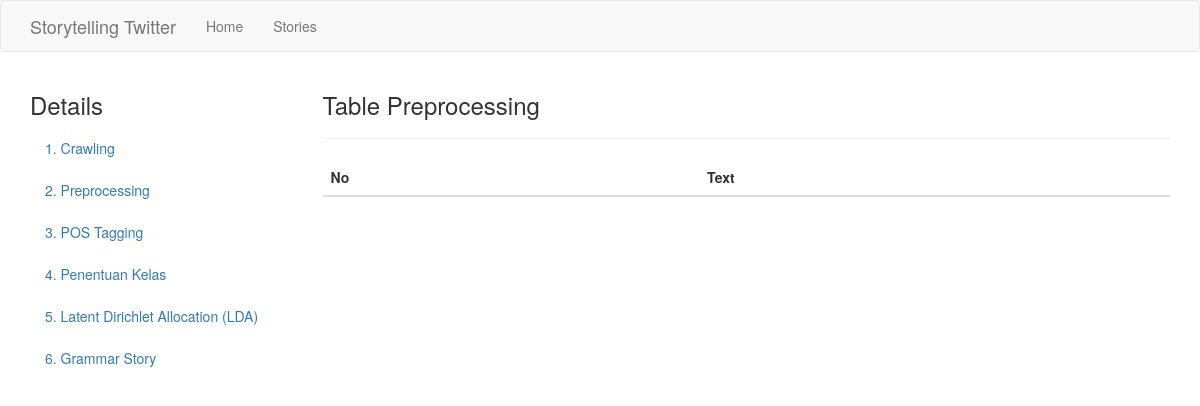
/stories/1/details/preprocessing, run on an earlier commit of the app's database.
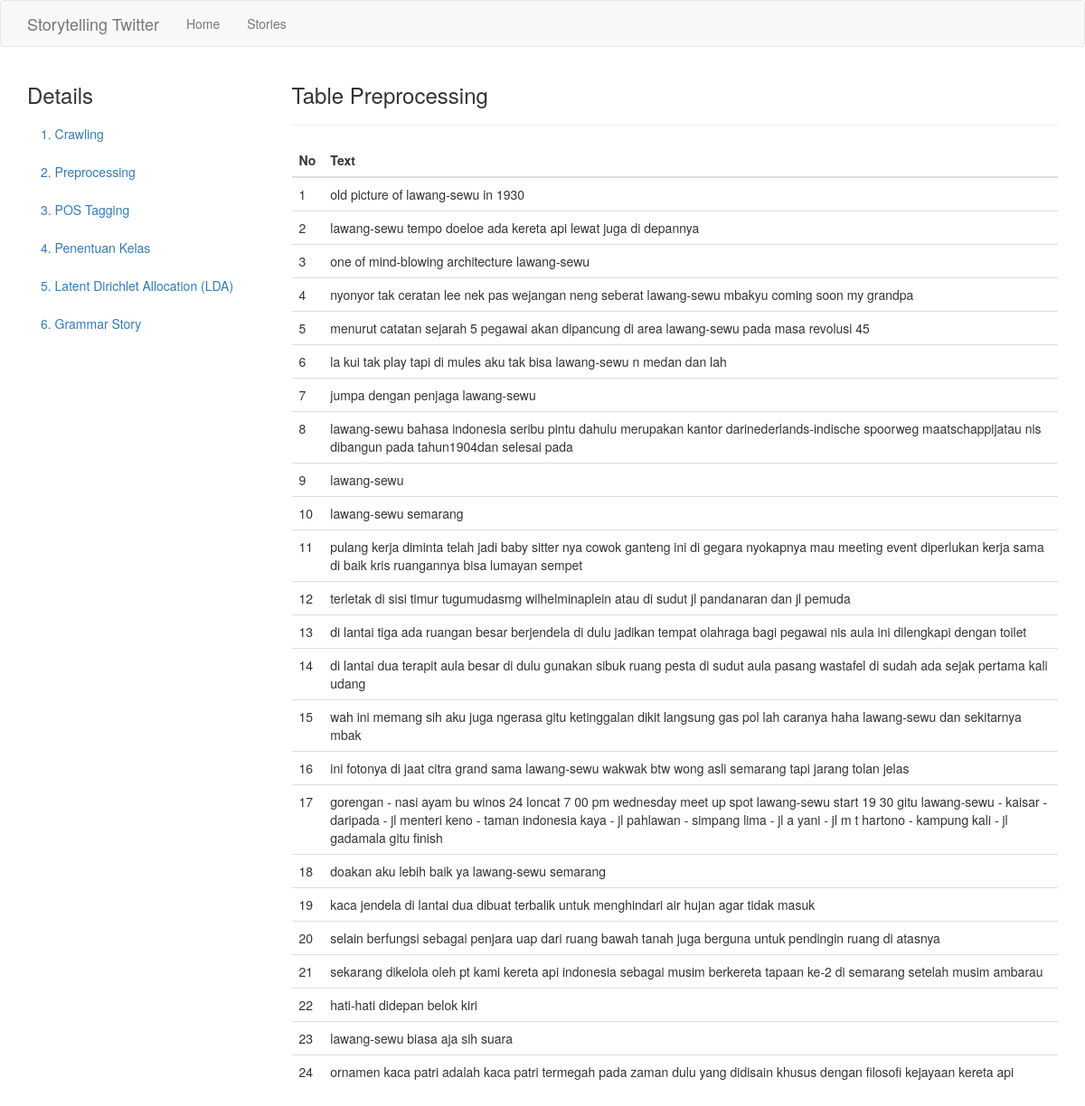
And on a later commit of the database.
### app/models.py (models this page shows, shortened)
class Preprocess(db.Model):
    __tablename__ = 'preprocess'
    id = db.Column(db.Integer, primary_key=True)
    text = db.Column(db.String(200))
    tweet_id = db.Column(db.Integer, db.ForeignKey('tweet.id'), nullable=False)
    crawler_id = db.Column(db.Integer, db.ForeignKey('crawler.id'), nullable=False)

### app/main/routes.py (the view)
@bp.route('/stories/<int:id>/details/preprocessing', methods=['GET', 'POST'])
def get_preprocessing(id):
    preprocess = Preprocess.query.filter_by(crawler_id=id)
    return render_template("details_preprocessing.html", crawler_id=id, preprocess=preprocess)

### app/templates/details_preprocessing.html (shortened to what this page needs)
{% extends 'bootstrap/base.html' %}
{% block head %}
{{super()}}
<link rel="stylesheet" href="https://maxcdn.bootstrapcdn.com/bootstrap/3.3.7/css/bootstrap.min.css">
<link rel="stylesheet" href="https://cdn.datatables.net/1.10.19/css/dataTables.bootstrap.min.css">
{% endblock %}
{% block navbar %}
<nav class="navbar navbar-default">
  <div class="container">
    <div class="navbar-header">
      <a class="navbar-brand" href="{{ url_for('main.index') }}">{{ _('Storytelling Twitter') }}</a>
    </div>
    <div class="collapse navbar-collapse" id="bs-example-navbar-collapse-1">
      <ul class="nav navbar-nav">
        <li><a href="{{ url_for('main.index') }}">{{ _('Home') }}</a></li>
        <li><a href="{{ url_for('main.stories') }}">{{ _('Stories') }}</a></li>
      </ul>
    </div>
  </div>
</nav>
{% endblock %}
{% block content %}
<div class="container">
  <div class="row">
    <nav class="col-sm-3" id="myScrollspy">
      <ol class="nav nav-stacked" id="sidebar" data-spy="affix" data-offset-top="0">
        <h3>Details</h3>
        <li><a href="{{url_for('main.get_crawling', id=crawler_id)}}">1. Crawling</a></li>
        <li><a href="{{url_for('main.get_preprocessing', id=crawler_id)}}">2. Preprocessing</span></a></li>
        <li><a href="{{url_for('main.get_postag', id=crawler_id)}}">3. POS Tagging</a></li>
        <li><a href="{{url_for('main.get_kelas', id=crawler_id)}}">4. Penentuan Kelas</a></li>
        <li><a href="{{url_for('main.get_lda', id=crawler_id)}}">5. Latent Dirichlet Allocation (LDA)</a></li>
        <li><a href="{{url_for('main.get_grammar_story', id=crawler_id)}}">6. Grammar Story</a></li>
      </ol>
    </nav>
    <div class="col-md-9">
      <h3>Table Preprocessing</h3>
      <hr>
      <table class="table table-stripped" id="tblPreprocessing">
        <thead>
          <th>No</th>
          <th>Text</th>
        </thead>
        <tbody>
          {% set ns = namespace(i=1) %}
          {% for item in preprocess %}
          <tr>
            <td>{{ ns.i }}</td>
            <td>{{ item.text }}</td>
          </tr>
          {% set ns.i = ns.i+1 %}
          {% endfor %}
        </tbody>
      </table>
    </div>
  </div>
</div>
{% endblock %}

What changed in the data, as far as the page shows it:
added Preprocess: i "1", text "old picture of lawang-sewu in 1930"
added Preprocess: i "2", text "lawang-sewu tempo doeloe ada kereta api lewat juga di depannya"
added Preprocess: i "3", text "one of mind-blowing architecture lawang-sewu"
added Preprocess: i "4", text "nyonyor tak ceratan lee nek pas wejangan neng seberat lawang-sewu mbakyu coming soon my grandpa"
added Preprocess: i "5", text "menurut catatan sejarah 5 pegawai akan dipancung di area lawang-sewu pada masa revolusi 45"
added Preprocess: i "6", text "la kui tak play tapi di mules aku tak bisa lawang-sewu n medan dan lah"
added Preprocess: i "7", text "jumpa dengan penjaga lawang-sewu"
added Preprocess: i "8", text "lawang-sewu bahasa indonesia seribu pintu dahulu merupakan kantor darinederlands-indische spoorweg maatschappijatau nis dibangun pada tahun1904dan selesai pada"
added Preprocess: i "9", text "lawang-sewu"
added Preprocess: i "10", text "lawang-sewu semarang"
added Preprocess: i "11", text "pulang kerja diminta telah jadi baby sitter nya cowok ganteng ini di gegara nyokapnya mau meeting event diperlukan kerja sama di baik kris ruangannya bisa lumayan sempet"
added Preprocess: i "12", text "terletak di sisi timur tugumudasmg wilhelminaplein atau di sudut jl pandanaran dan jl pemuda"
added Preprocess: i "13", text "di lantai tiga ada ruangan besar berjendela di dulu jadikan tempat olahraga bagi pegawai nis aula ini dilengkapi dengan toilet"
added Preprocess: i "14", text "di lantai dua terapit aula besar di dulu gunakan sibuk ruang pesta di sudut aula pasang wastafel di sudah ada sejak pertama kali udang"
added Preprocess: i "15", text "wah ini memang sih aku juga ngerasa gitu ketinggalan dikit langsung gas pol lah caranya haha lawang-sewu dan sekitarnya mbak"
added Preprocess: i "16", text "ini fotonya di jaat citra grand sama lawang-sewu wakwak btw wong asli semarang tapi jarang tolan jelas"
added Preprocess: i "17", text "gorengan - nasi ayam bu winos 24 loncat 7 00 pm wednesday meet up spot lawang-sewu start 19 30 gitu lawang-sewu - kaisar - daripada - jl menteri keno - taman indonesia kaya - jl pahlawan - simpang lima - jl a yani - jl m t hartono - kampung kali - jl gadamala gitu finish"
added Preprocess: i "18", text "doakan aku lebih baik ya lawang-sewu semarang"
added Preprocess: i "19", text "kaca jendela di lantai dua dibuat terbalik untuk menghindari air hujan agar tidak masuk"
added Preprocess: i "20", text "selain berfungsi sebagai penjara uap dari ruang bawah tanah juga berguna untuk pendingin ruang di atasnya"
added Preprocess: i "21", text "sekarang dikelola oleh pt kami kereta api indonesia sebagai musim berkereta tapaan ke-2 di semarang setelah musim ambarau"
added Preprocess: i "22", text "hati-hati didepan belok kiri"
added Preprocess: i "23", text "lawang-sewu biasa aja sih suara"
added Preprocess: i "24", text "ornamen kaca patri adalah kaca patri termegah pada zaman dulu yang didisain khusus dengan filosofi kejayaan kereta api"
